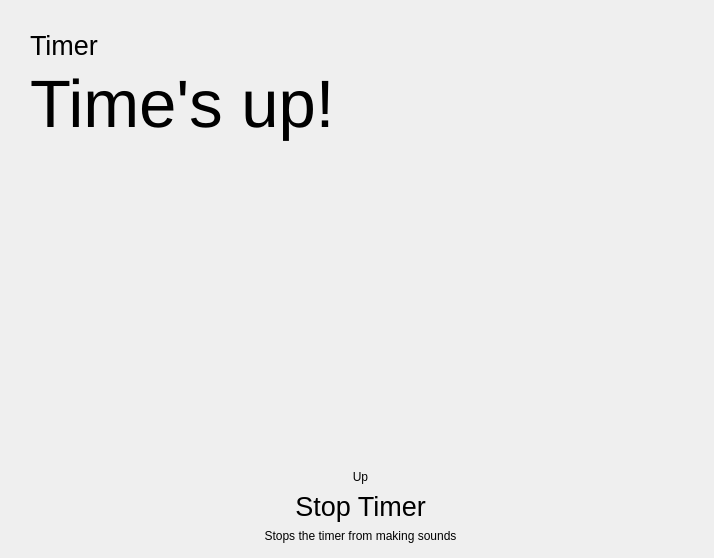
<?xml version="1.0" encoding="UTF-8"?>
<ui version="4.0">
 <class>TimerComplete</class>
 <widget class="QDialog" name="TimerComplete">
  <property name="geometry">
   <rect>
    <x>0</x>
    <y>0</y>
    <width>714</width>
    <height>558</height>
   </rect>
  </property>
  <property name="windowTitle">
   <string>Dialog</string>
  </property>
  <widget class="QFrame" name="slideOffFrame">
   <property name="geometry">
    <rect>
     <x>0</x>
     <y>460</y>
     <width>721</width>
     <height>95</height>
    </rect>
   </property>
   <property name="autoFillBackground">
    <bool>true</bool>
   </property>
   <property name="frameShape">
    <enum>QFrame::NoFrame</enum>
   </property>
   <property name="frameShadow">
    <enum>QFrame::Raised</enum>
   </property>
   <layout class="QVBoxLayout" name="verticalLayout_6">
    <property name="bottomMargin">
     <number>12</number>
    </property>
    <item>
     <widget class="QLabel" name="ArrowUp">
      <property name="text">
       <string notr="true">Up</string>
      </property>
      <property name="alignment">
       <set>Qt::AlignCenter</set>
      </property>
     </widget>
    </item>
    <item>
     <widget class="QLabel" name="slideOffLabel">
      <property name="font">
       <font>
        <pointsize>20</pointsize>
       </font>
      </property>
      <property name="text">
       <string>Stop Timer</string>
      </property>
      <property name="alignment">
       <set>Qt::AlignCenter</set>
      </property>
     </widget>
    </item>
    <item>
     <widget class="QLabel" name="label_7">
      <property name="text">
       <string>Stops the timer from making sounds</string>
      </property>
      <property name="alignment">
       <set>Qt::AlignCenter</set>
      </property>
     </widget>
    </item>
   </layout>
  </widget>
  <widget class="QFrame" name="infoFrame">
   <property name="geometry">
    <rect>
     <x>0</x>
     <y>0</y>
     <width>701</width>
     <height>171</height>
    </rect>
   </property>
   <property name="frameShape">
    <enum>QFrame::NoFrame</enum>
   </property>
   <property name="frameShadow">
    <enum>QFrame::Raised</enum>
   </property>
   <layout class="QVBoxLayout" name="verticalLayout">
    <property name="leftMargin">
     <number>30</number>
    </property>
    <property name="topMargin">
     <number>30</number>
    </property>
    <property name="rightMargin">
     <number>30</number>
    </property>
    <property name="bottomMargin">
     <number>30</number>
    </property>
    <item>
     <widget class="QLabel" name="label">
      <property name="font">
       <font>
        <pointsize>20</pointsize>
       </font>
      </property>
      <property name="text">
       <string>Timer</string>
      </property>
     </widget>
    </item>
    <item>
     <widget class="QLabel" name="label_2">
      <property name="font">
       <font>
        <pointsize>50</pointsize>
       </font>
      </property>
      <property name="text">
       <string>Time's up!</string>
      </property>
     </widget>
    </item>
   </layout>
  </widget>
 </widget>
 <resources/>
 <connections/>
</ui>
